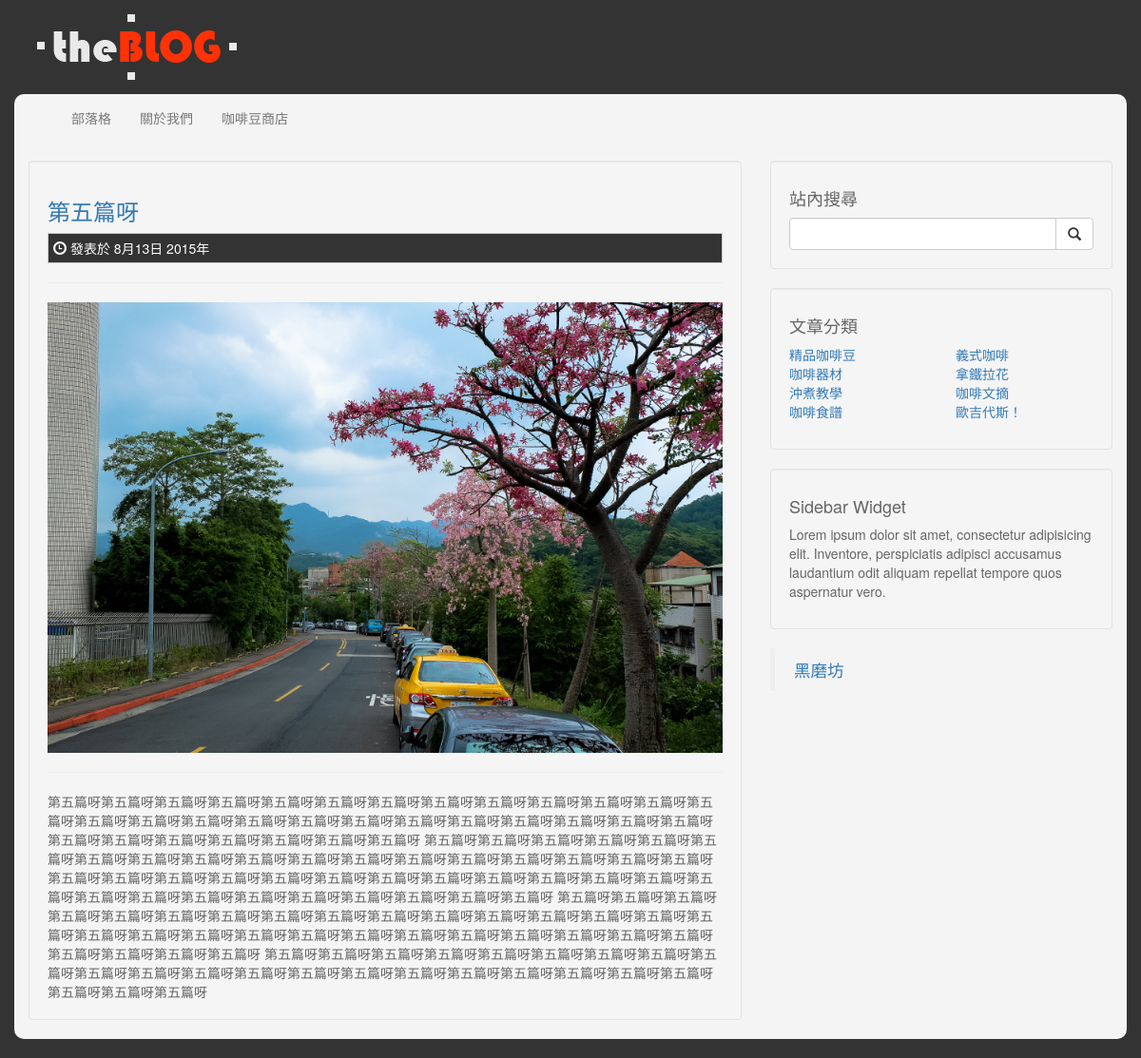
The app's page /blog/5 with its own data.
### blog/models.py (models this page shows, shortened)
class Post(models.Model):
    tittle = models.CharField(max_length=50)
    preview = models.CharField(max_length=200)
    body = MarkdownField()
    img = models.ImageField(upload_to="img",default=None,blank=True)
    postime = models.DateTimeField(auto_now_add=True)
    publish = models.BooleanField(default=False)
    topPost = models.ForeignKey(TopPost)
    tag = models.ForeignKey(Tag)

### blog/views.py (the view)
def blogPost(request,pk):
    try:
        queryset = models.Post.objects.get(id=pk)
        if queryset.publish == True:
            context = {"queryset":queryset}
            return render(request,"post.html",context)
        else:
            return render(request, 'index.html',)
    except:
        return render(request, 'index.html',)

### blog/templates/post.html (shortened to what this page needs)
{% extends "base.html" %}
{% load staticfiles %}
{% load django_markdown %}
{% block index %}
    <header>
      <div class="container">
        <div class="row">
          <div class="col-md-6">
            <img class="logo" src="{% static 'img/logo.png' %}" alt="theBLOG">
          </div>
        </div>
      </div>
    </header>
    <div class="container container-main">
    {% include "nav.html" %}
    <div class="row">
      <div class="col-md-8">
        <div class="well blog-post">
          <h3><a href="{% url 'blog:blogpost' pk=queryset.id %}">{{ queryset.tittle }}</a></h3>
          <p class="post-info"><i class="glyphicon glyphicon-time"></i> 發表於 {{ queryset.postime.month }}月{{ queryset.postime.day }}日 {{ queryset.postime.year }}年</p>
          <hr>
          <img src="{{ queryset.img.url }}" class="img-responsive">
          <hr>
          {{ queryset.body }}
        </div>
      </div>
    {% include "bar.html" %}
    </div>
    </div>
{% endblock %}

### blog/static/css/style.css (style rules this page uses)
body { padding-bottom:20px; background:#333; color:#666; }
.container-main { background:#f4f4f4; overflow:auto; border-radius:10px; }
.logo { padding: 15px 0; }
.post-info { background:#333; color:#fff; padding:5px; border:#ccc 1px solid; }

### records on screen
Post: tittle "第五篇呀", postime.month "8", postime.day "13", postime.year "2015", img (picture), body "第五篇呀第五篇呀第五篇呀第五篇呀第五篇呀第五篇呀第五篇呀第五篇呀第五篇呀第五篇呀第五篇呀第五篇呀第五篇呀第五篇呀第五篇呀第五篇呀第五篇呀第五篇呀第五篇呀第五篇呀第五篇呀第五篇呀第五篇呀第五篇呀第五篇呀第五篇呀第五篇呀第五篇呀第五篇呀第五篇呀第五篇呀第五篇呀 第五篇呀第五篇呀第五篇呀第五篇呀第五篇呀第五篇呀第五篇呀第五篇呀第五篇呀第五篇呀第五篇呀第五篇呀第五篇呀第五篇呀第五篇呀第五篇呀第五篇呀第五篇呀第五篇呀第五篇呀第五篇呀第五篇呀第五篇呀第五篇呀第五篇呀第五篇呀第五篇呀第五篇呀第五篇呀第五篇呀第五篇呀第五篇呀第五篇呀第五篇呀第五篇呀第五篇呀第五篇呀第五篇呀第五篇呀第五篇呀 第五篇呀第五篇呀第五篇呀第五篇呀第五篇呀第五篇呀第五篇呀第五篇呀第五篇呀第五篇呀第五篇呀第五篇呀第五篇呀第五篇呀第五篇呀第五篇呀第五篇呀第五篇呀第五篇呀第五篇呀第五篇呀第五篇呀第五篇呀第五篇呀第五篇呀第五篇呀第五篇呀第五篇呀第五篇呀第五篇呀第五篇呀第五篇呀 第五篇呀第五篇呀第五篇呀第五篇呀第五篇呀第五篇呀第五篇呀第五篇呀第五篇呀第五篇呀第五篇呀第五篇呀第五篇呀第五篇呀第五篇呀第五篇呀第五篇呀第五篇呀第五篇呀第五篇呀第五篇呀第五篇呀第五篇呀第五篇呀"
